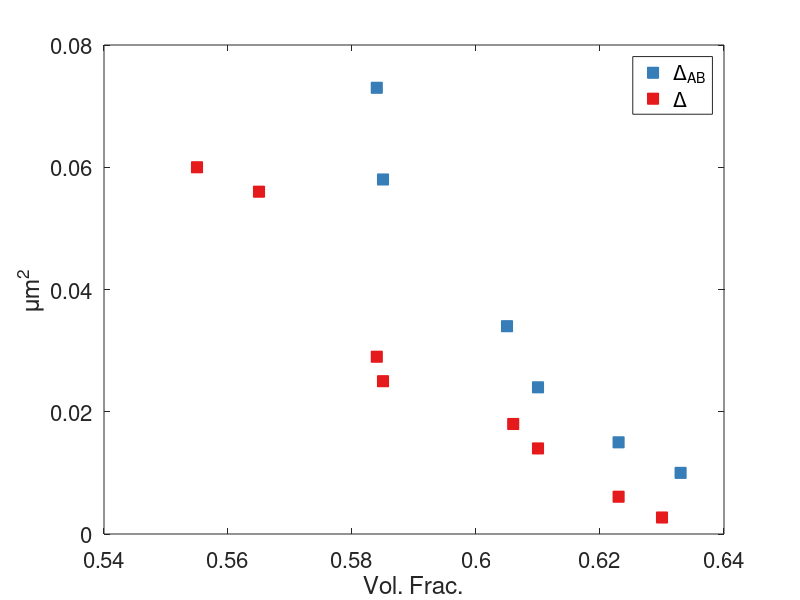

Source code (MATLAB):
% Mean contact number over time

% data_path = 'C:\Eric\Xerox Data\30um gap runs\8-29-17 0.3333Hz\1.0\pauses_disp_vs_cycle.csv';
% data = xlsread(data_path);

% cycles = [0,50,100,150,200,300,400,500];
% contact_num_means = [3.78,3.95,3.9,3.95,4.00,4.13,4.15,4.11];

% % 8-29-17 contact number dist 2.5 um
% bin_edges = [ 0,  1,  2,  3,  4,  5,  6,  7,  8,  9, 10, 11, 12, 13, 14];
% untrained = [ 0.01132713,  0.05071851,  0.12003381,  0.21352494,  0.2591716 ,...
%         0.20371936,  0.10177515,  0.03347422,  0.00540997,  0.00084531,...
%         0.        ,  0.        ,  0.        ];
% trained =[ 0.00826841,  0.03291461,  0.08284306,  0.15280649,  0.21863571,...
%         0.23580855,  0.15900779,  0.07727779,  0.02528224,  0.0060423 ,...
%         0.00111305,  0.        ,  0.        ];

% % 1-6-18 peri contact number dist 2.1 um
% bin_edges = [ 0,  1,  2,  3,  4,  5,  6,  7,  8,  9, 10, 11, 12, 13, 14];
% untrained = [ 0.00263852,  0.10290237,  0.24274406,  0.36939314,  0.16886544,...
%         0.08970976,  0.01055409,  0.01055409,  0.        ,  0.00263852,...
%         0.        ,  0.        ,  0.        ];
% trained =[ 0.00968523,  0.05326877,  0.1937046 ,  0.27845036,  0.2566586 ,...
%         0.13559322,  0.05326877,  0.00968523,  0.00968523,  0.        ,...
%         0.        ,  0.        ,  0.        ];


% m_contacts_mobile = [3.65,3.5,3.68,3.84,3.61,3.47,3.36,4.20];
% m_contacts_immobile = [3.9,3.96,3.99,4.01,4.04,3.99,3.9,4.00];

% % %%% Mean contacts mobile vs immobile peri 2.5um c2c
% m_contacts_mobile = [6.32, 5.73, 5.95, 5.75, 6.15];
% m_contacts_immobile = [6.6, 6.41, 6.42, 6.26, 6.40];

% % %% Mean contacts mobile vs immobile peri 2.1um c2c
% m_contacts_mobile = [3.29, 3.35, 3.37, 3.32, 3.45];
% m_contacts_immobile = [3.8, 3.83, 3.58, 3.62, 3.63];

% %%% Mean contacts mobile vs immobile peri 0.1um surface sep (3-20-19)
% m_contacts_mobile = [2.59 2.65 2.55 2.64 2.64];
% m_contacts_immobile = [3.8 3.22 2.75 2.88 2.75];

% %%% Mean contacts mobile vs immobile peri 0.05um surface sep (4-9-19)
m_contacts_mobile = [1.88 1.98 1.76 2.03 1.82];
m_contacts_immobile = [3.2 2.44 1.98 2.04 2.07];

% %%% Mean contacts mobile vs immobile peri 0.03um surface sep (4-9-19)
% m_contacts_mobile = [1.60 1.53 1.24 1.86 1.64];
% m_contacts_immobile = [3.0 1.97 1.53 1.77 1.73];

%%% Mean contacts mobile vs immobile peri 0.1um surface sep (10-4-18)
% m_contacts_mobile = [2.28, 2.22, 2.21, 2.39, 2.27];
% m_contacts_immobile = [3.4, 2.78, 2.32, 2.44, 2.28];

% % % % Mean contacts mobile vs immobile peri 0.2um surface sep (10-4-18)
% m_contacts_mobile = [3.8, 3.75, 3.28, 3.22, 3.36];
% m_contacts_immobile = [3.06, 3.12, 3.16, 3.11, 2.94];



m_vv_mobile = [14.3, 14.4, 13.9, 13.8, 13.7]/3.31;
m_vv_immobile = [13.7, 13.3, 13.7, 13.1, 13.5]/3.31;
cycles = [0,50,100,150,200];

vv_edges = 1:0.25:7;
pdf_vv_norm_post = [...
    0         0         0    0.0004    0.0017    0.0090    0.0453    0.0893 ...
    0.1393    0.1640    0.1619    0.1239    0.0859    0.0683    0.0466    0.0286 ...
    0.0154    0.0094    0.0060    0.0021    0.0013    0.0013    0.0004         0];

pdf_vv_norm_pre = [...
         0         0         0         0    0.0009    0.0061    0.0179    0.0442...
    0.0936    0.1288    0.1439    0.1345    0.1077    0.0964    0.0752    0.0536...
    0.0400    0.0188    0.0155    0.0099    0.0047    0.0038    0.0028    0.0014];

% % 0.6V full stack contact distribution data
% contacts = [0,1,2,3,4,5,6,7,8,9,10,11];
% pdf_pre = [0.00545564760558,...
% 0.0343503738129,...
% 0.102040816327,...
% 0.210143463326,...
% 0.270559709032,...
% 0.219842392403,...
% 0.11234592847,...
% 0.038189533239,...
% 0.00606183067286,...
% 0.00101030511214,...
% 0.0,...
% 0.0,...
% 0.0];
% pdf_post = [0.00446677833613,...
% 0.0187976921645,...
% 0.0668155592779,...
% 0.148148148148,...
% 0.226502884794,...
% 0.249767355295,...
% 0.172157081705,...
% 0.0804020100503,...
% 0.0256839754327,...
% 0.00614182021217,...
% 0.00111669458403,...
% 0.0,...
% 0.0];
% 

% % 0.6V peri contact distribution
bin_edges = [0,1,2,3,4,5,6,7,8,9,10,11];
%%% 30 nm surface separation
% pdf_pre = [ 0.17  , 0.33  , 0.29 ,  0.135 , 0.07   ,0.   ,  0.  ,   0.  ,   0. ,    0.     ,0.005];
% pdf_post = [ 0.06451613 , 0.21658986 , 0.40552995 , 0.22119816 ,0.05529954,  0.01843318,...
%   0.00460829 , 0.00921659  ,0.00460829  ,0.   ,       0.        ];

%%% 50 nm surface separation
pdf_pre = [ 0.1  ,  0.28 ,  0.35 ,  0.16 ,  0.105,  0.   ,  0.   ,  0.   ,...
        0.   ,  0.   ,  0.005];
pdf_post = [ 0.01382488,  0.13824885 , 0.41474654 , 0.31797235  ,0.06451613 , 0.03225806,...
  0.     ,     0.00460829 , 0.01382488  ,0.    ,      0.   ,     ];
% 
% xi_xx = [.088, .072, .098, .073, .066, .039, .036, -.002];
% xi_yy = [-.018, -.019, -.056, -.042, -.057, -.060, -.046, 0.005];
% xi_zz = [-.070, -.053, -.041, -.029, -.009, .020, .010, -.003];


vf = [.592, .594];
delta_ab = [.0080, .0114];
delta_80s = [.0038, .0033];
delta_50s = [.0031,.0025];

vf_2_25 = [.617];
delta_ab_2_25 = [.013];
delta_50s_2_25 = [.0044];

vf_2_14 = [.624];
delta_ab_2_14 = [.0031]; % don't trust
delta_50s_2_14 = [.0025];


vf_combined = [.592, .594, .617, .618, .624];
delta_ab_combined = [.0096, .0114, .013, .011, .0031];
delta_50s_combined = [.0031, .0025, .0044, .0030, .0025];

vf_combined_tiled = [.586, .601, .604, .607, .607, .626];
delta_ab_combined_tiled = [.078, .0096, .0113, .0114, .011, .0055];
delta_50s_combined_tiled = [.03, .0031, .0044, .0025, .0030, .0025];


% Volume fraction vs time data 
vf_peri = [.41, .55, .57, .6, .63, .64, .64];
time = [0, 27, 41, 68, 103, 169, 278];

vf_jolts = [.59, .59, .58, .58, .59, .58, .62, .61, .61];
time_jolts = [605, 612, 617, 842, 852, 862, 1659, 1668, 1676];

% Vertical line
vert_x = ones(1,100)*400;
vert_y = linspace(.4, .65);
% 
% % Individual data points. Volume fraction then Delta
% delta_ab = [
% %     .601, .0096; % 11-17-20 ts-3-5
% %     .607, .0114; % 11-17-20 ts-17-19
% %     .604, .013; % 2-25-20 ts-post-p5-1
% %     .607, .011; % 11-17-20 ts-42-44
% %     .626, .0055; % 9-23-21 ts-4-6
% %     .586, .090; % 12-7-21 ts-3-4
% %     .604, .045;  % 12-7-21 ts-8-9
% %     .585, .067; % 12-14-21 ts-5-6
% %     .630, .013; % 12-7-21 ts-28-29
%     .601, .0079 % % 12-14-21 ts-33-34 relative positions (DONT TRUST PHI)
%     .603, .0052 % % 12-14-21 ts-43-44 relative positions (DONT TRUST PHI)
% 
%     .585, .044; % 12-14-21 ts-5-6 relative positions
%     .607, .021; % 12-14-21 ts-13-14 relative positions
%     .586, .070; % 12-7-21 ts-3-4 relative positions
%     .607, .038;  % 12-7-21 ts-8-9 relative positions
%     .607, .029; % 12-7-21 ts-9-10 relative positions. Should maybe combine
%     .630, .010; % 12-7-21 ts-28-29 relative positions
%     ];
% %     .585, .038 % 12-14-21 ts-5-6 relative positions no outliers
% 
% delta = [
% %     .601, .0031; % 11-17-20 ts-3-5 
% %     .607, .0025; % 11-17-20 ts-17-19
% %     .604, .0044; % 2-25-20 ts-post-p5-1
% %     .607, .0030;  % 11-17-20 ts-42-44
% %     .626, .0025;  % 9-23-21 ts-4-6
% %     .586, .030;  % 12-7-21 ts-3-4
% %     .604, .019; % 12-7-21 ts-8
% %     .585, .033; % 12-14-21 ts-5-6
% %     .564, .056; % 12-7-21 ts-0
% %     .630, .0021; % 12-7-21 ts-28-29
%     .601, .0082 % % 12-14-21 ts-33-34 relative positions (DONT TRUST PHI)
%     .603, .0037 % % 12-14-21 ts-43-44 relative positions (DONT TRUST PHI)
% 
%     .555, .051; % 12-14-21 ts-0 relative positions
%     .585, .027; % 12-14-21 ts-5 and ts-6 relative positions
%     .607, .014; % 12-14-21 ts-14 relative positions
%     .564, .045; % 12-7-21 ts-0 relative positions
%     .586, .024; % 12-7-21 ts-3 and ts-4 relative positions
%     .606, .016; % 12-7-21 ts-8 and ts-9 relative positions
%     .630, .0023; % 12-7-21 ts-28 and ts-29 relative positions
%     ];

% Individual data points. Volume fraction then Delta
% Volume fraction and delta cutoff set 24px above bottome plate
delta_ab = [
%     .601, .0063 % % 12-14-21 ts-33-34 relative positions (DONT TRUST PHI)
%     .603, .0029 % % 12-14-21 ts-43-44 relative positions (DONT TRUST PHI)

    .584, .073; % 12-14-21 ts-4-5-6 relative positions
    .610, .024; % 12-14-21 ts-13-14 relative positions
    .585, .058; % 12-7-21 ts-3-4 relative positions
    .605, .034;  % 12-7-21 ts-8-9-10 relative positions
    .623, .015; % 12-7-21 ts-18 relative positions
    .633, .01; % 12-7-21 ts-28-29 relative positions
    ];

% delta at 50s
delta = [
%     .601, .0024 % % 12-14-21 ts-33-34 relative positions (DONT TRUST PHI)
%     .603, .0012 % % 12-14-21 ts-43-44 relative positions (DONT TRUST PHI)

    .555, .060; % 12-14-21 ts-0 relative positions
    .584, .029; % 12-14-21 ts-5 and ts-6 relative positions
    .610, .014; % 12-14-21 ts-14 relative positions
    .565, .056; % 12-7-21 ts-0 relative positions
    .585, .025; % 12-7-21 ts-3 and ts-4 relative positions
    .606, .018; % 12-7-21 ts-8 and ts-9 relative positions
    .623, .0061; % 12-7-21 ts-18 relative positions
    .630, .0027; % 12-7-21 ts-28 and ts-29 relative positions
    ];

% delta at 90s
delta_90 = [

    .584, .035; % 12-14-21 ts-6 relative positions
    .610, .018; % 12-14-21 ts-14 relative positions
    .585, .034; % 12-7-21 ts-3 and ts-4 relative positions
    .606, .022; % 12-7-21 ts-8 and ts-9 relative positions
    .623, .0074; % 12-7-21 ts-18 relative positions
    .630, .0027; % 12-7-21 ts-28 and ts-29 relative positions
    ];
    
% Individual data points. Volume fraction then Delta
% Volume fraction for only big particles. Delta cutoff set 2um from
% bottom of image. Vol frac 24px above bottom plate.
delta_ab_big = [
%     .601, .0049 % % 12-14-21 ts-33-34 relative positions (DONT TRUST PHI)
%     .603, .0045 % % 12-14-21 ts-43-44 relative positions (DONT TRUST PHI)

    .584, .051; % 12-14-21 ts-5-6 relative positions
    .610, .018; % 12-14-21 ts-12-13 and ts-13-14 relative positions
    .585, .060; % 12-7-21 ts-3-4 relative positions
    .605, .027;  % 12-7-21 ts-8-9-10 relative positions
    .633, .0078; % 12-7-21 ts-28-29 relative positions
    ];

delta_big = [
%     .601, .002 % % 12-14-21 ts-33-34 relative positions (DONT TRUST PHI)
%     .603, .001 % % 12-14-21 ts-43-44 relative positions (DONT TRUST PHI)

    .555, .039; % 12-14-21 ts-0 relative positions
    .584, .019; % 12-14-21 ts-5 and ts-6 relative positions
    .610, .0093; % 12-14-21 ts-14 relative positions
    .565, .032; % 12-7-21 ts-0 relative positions
    .585, .017; % 12-7-21 ts-3 and ts-4 relative positions
    .606, .012; % 12-7-21 ts-8 and ts-9 relative positions
    .630, .0019; % 12-7-21 ts-28 and ts-29 relative positions
    ];

pressures = [
    .564 8.3
    .585 9.1
    .604 12.7
    .609 12.3
    .630 22
    ];

% lines = zeros(1,2);
% % DELTA_AB
% lines(1)= plot(delta_ab(:,1), delta_ab(:,2), 'o', 'Color', blu, 'MarkerFaceColor', blu, 'MarkerSize', 8, 'Displayname', '\Delta_{AB}');
% % DELTA (MSD)
% lines(2) =plot(delta(:,1), delta(:,2), 'o', 'Color', red, 'MarkerFaceColor', red, 'MarkerSize', 8, 'Displayname', '\Delta');

% %%
% figure;
% hold on
% bar_pre = stairs(contacts, pdf_pre, 'b', 'LineWidth', 2);
% 
% bar_post = stairs(contacts, pdf_post, 'r', 'LineWidth', 2);
% 
% xlim([0 10])
% % ylim([0.13 0.26])

%%

red = [228,26,28]/255;
blu = [55,126,184]/255;
grn = [77,175,74]/255;
pur = [152,78,163]/255;
org = [255,127,0]/255;
brn = [166,86,40]/255;
aqua = [0, 51, 0]/255.;
yel = [255,255,51]/255.;
pnk = [231,41,138]/255.;
lgrn = [102,166,30]/255.;


figure;
% hold on;

% plot(cycles(1:5), m_contacts_immobile(1:5), 'b:o', 'MarkerFaceColor', 'b', 'MarkerSize', 8,'DisplayName', 'Immobile')
% plot(cycles(1:5), m_contacts_mobile(1:5), 'r:o', 'MarkerFaceColor', 'r', 'MarkerSize', 8,'DisplayName', 'Mobile')

% plot(cycles(1:5), m_vv_immobile(1:5), ':o', 'Color', pnk, 'MarkerFaceColor', pnk,...
%     'MarkerSize', 8,'DisplayName', 'Reversible')
% plot(cycles(1:5), m_vv_mobile(1:5), ':o', 'Color', lgrn, 'MarkerFaceColor', lgrn,...
%     'MarkerSize', 8,'DisplayName', 'Irreversible')
% xlabel('Shear cycles','FontSize', 18);
% ylabel('Mean Voronoi volume \langleV\rangle/V_0', 'FontSize', 18);


% plot(vf_combined(1:4), delta_ab_combined(1:4), 'o', 'Color', blu, 'MarkerFaceColor', blu,...
%     'MarkerSize', 8, 'Displayname', '\Delta_{AB}')
% plot(vf_combined, delta_50s_combined, 'o', 'Color', red, 'MarkerFaceColor', red,...
%     'MarkerSize', 8, 'Displayname', '\Delta')

% plot(vf_combined_tiled, delta_ab_combined_tiled, 'o', 'Color', blu, 'MarkerFaceColor', blu,...
%     'MarkerSize', 8, 'Displayname', '\Delta_{AB}')
% plot(vf_combined_tiled, delta_50s_combined_tiled, 'o', 'Color', red, 'MarkerFaceColor', red,...
%     'MarkerSize', 8, 'Displayname', '\Delta')

% % Somewhat weird versoin where i plot each point independently. Using base
% % PERI volume fractions.
% lines = zeros(1,2);
% lines(1)= plot(.592, .0096, 'o', 'Color', blu, 'MarkerFaceColor', blu, 'MarkerSize', 8, 'Displayname', '\Delta_{AB}'); % 11-17-20 ts-3-5
% plot(.594, .0114, 'o', 'Color', blu, 'MarkerFaceColor', blu, 'MarkerSize', 8) % 11-17-20 ts-17-19
% plot(.617, .013, 'o', 'Color', blu, 'MarkerFaceColor', blu, 'MarkerSize', 8) % 2-25-20 ts-post-p5-1
% plot(.618, .011, 'o', 'Color', blu, 'MarkerFaceColor', blu, 'MarkerSize', 8) % 11-17-20 ts-42-44
% plot(.624, .0031, 'o', 'Color', blu, 'MarkerFaceColor', blu, 'MarkerSize', 8) % 2-14-20 ts-post-p5-1-2
% 
% lines(2) =plot(.592, .0031, 'o', 'Color', red, 'MarkerFaceColor', red, 'MarkerSize', 8, 'Displayname', '\Delta'); % 11-17-20 ts-3-5
% plot(.594, .0025, 'o', 'Color', red, 'MarkerFaceColor', red, 'MarkerSize', 8) % 11-17-20 ts-17-19
% plot(.617, .0044, 'o', 'Color', red, 'MarkerFaceColor', red, 'MarkerSize', 8) % 2-25-20 ts-post-p5-1
% plot(.618, .0030, 'o', 'Color', red, 'MarkerFaceColor', red, 'MarkerSize', 8) % 11-17-20 ts-42-44
% plot(.624, .0025, 'o', 'Color', red, 'MarkerFaceColor', red, 'MarkerSize', 8) % 2-14-20 ts-post-p5-1-2

% % Somewhat weird versoin where i plot each point independently
% lines = zeros(1,2); % DELTA_AB
% lines(1)= plot(.601, .0096, 'o', 'Color', blu, 'MarkerFaceColor', blu, 'MarkerSize', 8, 'Displayname', '\Delta_{AB}'); % 11-17-20 ts-3-5
% plot(.607, .0114, 'o', 'Color', blu, 'MarkerFaceColor', blu, 'MarkerSize', 8) % 11-17-20 ts-17-19
% plot(.604, .013, 'o', 'Color', blu, 'MarkerFaceColor', blu, 'MarkerSize', 8) % 2-25-20 ts-post-p5-1
% plot(.607, .011, 'o', 'Color', blu, 'MarkerFaceColor', blu, 'MarkerSize', 8) % 11-17-20 ts-42-44
% % plot(.620, .0031, 'o', 'Color', blu, 'MarkerFaceColor', blu, 'MarkerSize', 8) % 2-14-20 ts-post-p5-1-2. Don't trust this point
% plot(.626, .0055, 'o', 'Color', blu, 'MarkerFaceColor', blu, 'MarkerSize', 8) % 9-23-21 ts-4-6
% plot(.586, .090, 'd', 'Color', blu, 'MarkerFaceColor', blu, 'MarkerSize', 8) % 12-7-21 ts-3-4
% plot(.604, .045, 'd', 'Color', blu, 'MarkerFaceColor', blu, 'MarkerSize', 8) % 12-7-21 ts-8-9
% plot(.585, .067, 'd', 'Color', blu, 'MarkerFaceColor', blu, 'MarkerSize', 8) % 12-14-21 ts-5-6
% plot(.630, .013, 'd', 'Color', blu, 'MarkerFaceColor', blu, 'MarkerSize', 8) % 12-7-21 ts-28-29
% plot(.585, .044, 's', 'Color', blu, 'MarkerFaceColor', blu, 'MarkerSize', 8) % 12-14-21 ts-5-6 relative positions
% % plot(.585, .038, 's', 'Color', blu, 'MarkerFaceColor', blu, 'MarkerSize', 8) % 12-14-21 ts-5-6 relative positions no outliers
% plot(.586, .070, 's', 'Color', blu, 'MarkerFaceColor', blu, 'MarkerSize', 8) % 12-7-21 ts-3-4 relative positions
% 
% % DELTA (MSD)
% lines(2) =plot(.601, .0031, 'o', 'Color', red, 'MarkerFaceColor', red, 'MarkerSize', 8, 'Displayname', '\Delta'); % 11-17-20 ts-3-5
% plot(.607, .0025, 'o', 'Color', red, 'MarkerFaceColor', red, 'MarkerSize', 8) % 11-17-20 ts-17-19
% plot(.604, .0044, 'o', 'Color', red, 'MarkerFaceColor', red, 'MarkerSize', 8) % 2-25-20 ts-post-p5-1
% plot(.607, .0030, 'o', 'Color', red, 'MarkerFaceColor', red, 'MarkerSize', 8) % 11-17-20 ts-42-44
% % plot(.620, .0025, 'o', 'Color', red, 'MarkerFaceColor', red, 'MarkerSize', 8) % 2-14-20 ts-post-p5-1-2 Don't trust this point
% plot(.626, .0025, 'o', 'Color', red, 'MarkerFaceColor', red, 'MarkerSize', 8) % 9-23-21 ts-4-6
% plot(.586, .030, 'd', 'Color', red, 'MarkerFaceColor', red, 'MarkerSize', 8) % 12-7-21 ts-3-4
% plot(.604, .019, 'd', 'Color', red, 'MarkerFaceColor', red, 'MarkerSize', 8) % 12-7-21 ts-8
% plot(.585, .033, 'd', 'Color', red, 'MarkerFaceColor', red, 'MarkerSize', 8) % 12-14-21 ts-5-6
% plot(.564, .056, 'd', 'Color', red, 'MarkerFaceColor', red, 'MarkerSize', 8) % 12-7-21 ts-0
% plot(.630, .0021, 'd', 'Color', red, 'MarkerFaceColor', red, 'MarkerSize', 8) % 12-7-21 ts-28-29
% plot(.585, .027, 's', 'Color', red, 'MarkerFaceColor', red, 'MarkerSize', 8) % 12-14-21 ts-5-6 relative positions
% plot(.586, .024, 's', 'Color', red, 'MarkerFaceColor', red, 'MarkerSize', 8) % 12-7-21 ts-3-4 relative positions
% plot(.564, .044, 's', 'Color', red, 'MarkerFaceColor', red, 'MarkerSize', 8) % 12-7-21 ts-0 relative positions

hold on
lines = zeros(1,2);
% DELTA_AB
% lines(1)= plot(delta_ab(1:5,1), delta_ab(1:5,2), 'o', 'Color', blu, 'MarkerFaceColor', blu, 'MarkerSize', 8, 'Displayname', '\Delta_{AB}');
% lines(1)=plot(delta_ab(6:9,1), delta_ab(6:9,2), 'd', 'Color', blu, 'MarkerFaceColor', blu, 'MarkerSize', 8, 'Displayname', '\Delta_{AB}');
lines(1)=plot(delta_ab(:,1), delta_ab(:,2), 's', 'Color', blu, 'MarkerFaceColor', blu, 'MarkerSize', 8, 'Displayname', '\Delta_{AB}');

% DELTA (MSD)
% lines(2) =plot(delta(1:5,1), delta(1:5,2), 'o', 'Color', red, 'MarkerFaceColor', red, 'MarkerSize', 8, 'Displayname', '\Delta');
% lines(2)= plot(delta(6:10,1), delta(6:10,2), 'd', 'Color', red, 'MarkerFaceColor', red, 'MarkerSize', 8, 'Displayname', '\Delta');
lines(2)=plot(delta(:,1), delta(:,2), 's', 'Color', red, 'MarkerFaceColor', red, 'MarkerSize', 8, 'Displayname', '\Delta');

% lines(3)=plot(delta_big(:,1), delta_big(:,2), 'd', 'Color', red, 'MarkerFaceColor', red, 'MarkerSize', 8, 'Displayname', '\Delta_{big}');
% lines(4)=plot(delta_ab_big(:,1), delta_ab_big(:,2), 'd', 'Color', blu, 'MarkerFaceColor', blu, 'MarkerSize', 8, 'Displayname', '\Delta_{AB}_{big}');

leg = legend(lines, 'Location', 'northeast');

% % Semilog plot of delta data
% % slg = semilogy(delta_ab(:,1), delta_ab(:,2), 's', delta(:,1), delta(:,2), 's');
% slg = semilogy(delta_ab(:,1), delta_ab(:,2), 's', delta_90(:,1), delta_90(:,2), 's');
% % slg = semilogy(delta_ab_big(:,1), delta_ab_big(:,2), 's', delta_big(:,1), delta_big(:,2), 's');
% slg(1).Color = blu;
% slg(1).MarkerFaceColor = blu;
% slg(1).MarkerSize = 8;
% slg(1).DisplayName = '\Delta_{AB}';
% slg(2).Color = red;
% slg(2).MarkerFaceColor = red;
% slg(2).MarkerSize = 8;
% slg(2).DisplayName = '\Delta';
% leg = legend(slg, 'Location', 'southwest');

% hold on
% plot(pressures(:,1), pressures(1:5,2), 'o', 'Color', blu, 'MarkerFaceColor', blu, 'MarkerSize', 8);


% plot(time, vf_peri, 'o', 'Color', blu, 'MarkerFaceColor', blu,...
%     'MarkerSize', 8, 'Displayname', 'Settling')
% plot(vert_x, vert_y, '-', 'Color', grn);
% plot(time_jolts, vf_jolts, 'o', 'Color', red, 'MarkerFaceColor', red,...
%     'MarkerSize', 8, 'Displayname', 'Jolts')

xlabel('Vol. Frac.','FontSize', 18);
ylabel('\mum^2', 'FontSize', 18);
% ylabel('Pressure (mPa)', 'FontSize', 18);

% bar(bin_edges(1:end-1), pdf_pre, 1.0, 'DisplayName', 'Before training', 'FaceAlpha', 0.5, 'FaceColor', org, 'EdgeColor', org)
% bar(bin_edges(1:end-1), pdf_post, 1.0, 'DisplayName', 'After training', 'FaceAlpha', 0.5, 'FaceColor', blu, 'EdgeColor', blu)
% ylabel('Probability','FontSize', 18);
% xlabel('Contact number \it z', 'FontSize', 18);

% bar(vv_edges(1:end-1), pdf_vv_norm_pre, 1.0, 'DisplayName','Before training',...
%     'FaceAlpha', 0.5, 'FaceColor', org, 'EdgeColor', org)
% bar(vv_edges(1:end-1), pdf_vv_norm_post, 1.0, 'DisplayName','After training',...
%     'FaceAlpha', 0.5, 'FaceColor', blu, 'EdgeColor', blu)

% plot(cycles, m_vv_mobile, 'r:o', 'MarkerFaceColor', 'r', 'MarkerSize', 7, 'DisplayName', 'Mobile')
% plot(cycles, m_vv_immobile, 'b:o', 'MarkerFaceColor', 'b', 'MarkerSize', 7, 'DisplayName', 'Immobile')

% plot(vedges(1:end-1), vHpre, 'b:o', 'MarkerFaceColor', 'b', 'MarkerSize', 7, 'DisplayName', 'Before training')
% plot(vedges(1:end-1), vHpost, 'r:o', 'MarkerFaceColor', 'r', 'MarkerSize', 7, 'DisplayName', 'After training')

% bar(vedges(1:end-1)/ 4.19, vHpre, 1.0, 'DisplayName', 'Before training', 'FaceAlpha', 0.5, 'EdgeColor', 'b')
% bar(vedges(1:end-1) / 4.19, vHpost, 1.0, 'DisplayName', 'After training', 'FaceAlpha', 0.5, 'EdgeColor', 'r')

% plot(nnnedges(1:end-1), nnnHpre, 'b:o', 'MarkerFaceColor', 'b', 'MarkerSize', 7, 'DisplayName', 'Before training')
% plot(nnnedges(1:end-1), nnnHpost, 'r:o', 'MarkerFaceColor', 'r', 'MarkerSize', 7, 'DisplayName', 'After training')

% bar(nnnedges(1:end-1), nnnHpre, 1.0, 'DisplayName', 'Before training', 'FaceAlpha', 0.5, 'EdgeColor', 'b')
% bar(nnnedges(1:end-1), nnnHpost, 1.0, 'DisplayName', 'After training', 'FaceAlpha', 0.5, 'EdgeColor', 'r')

% plot(cycles(1:end-1), xi_xx(1:end-1), 'b:o', 'MarkerFaceColor', 'b', 'MarkerSize', 7, 'DisplayName', 'xx')
% plot(cycles(1:end-1), xi_yy(1:end-1), 'r:o', 'MarkerFaceColor', 'r', 'MarkerSize', 7, 'DisplayName', 'yy')
% plot(cycles(1:end-1), xi_zz(1:end-1), 'g:o', 'MarkerFaceColor', 'g', 'MarkerSize', 7, 'DisplayName', 'zz')

% title('Voronoi volume distribution','FontSize', 20);
% ylabel('Mean contact number \langlez\rangle','FontSize', 18);
% xlabel('Shear cycles', 'FontSize', 18);


% ylabel('Mean contact number \langlez\rangle','FontSize', 18);
% xlabel('Shear cycles', 'FontSize', 18);

% ylabel('Probability','FontSize', 18);
% xlabel('Voronoi volume (V/V_0)', 'FontSize', 18);


% xlim([1 7])
% ylim([3.1 3.5])
% leg = legend('Location', 'northeast');

% set(leg, 'FontSize', 14)


xt = get(gca,'XTick');
set(gca, 'FontSize', 16);

box on

hold off

% %%
% % histogram of contacts mobile and immobile
% bin_edges = 0.0:0.02:0.48;
% h_mobile = [0,  0,  0, 41, 27, 22, 15,  6,  3,  2,  2,  0,  0,  0,  1,  0,  0,...
%         0,  0,  0,  0,  0,  0,  0,  0];
% 
% h_immobile = [7, 33, 43,  0,  0,  0,  0,  0,  0,  0,  0,  0,  0,  0,  0,  0,  0,...
%         0,  0,  0,  0,  0,  0,  0,  0];
%         
% tot = sum(h_immobile) + sum(h_mobile);
% figure;
% hold on
% mobile = bar(bin_edges, h_mobile/tot, 1.0, 'b', 'EdgeColor', 'b');
% immobile = bar(bin_edges, h_immobile/tot, 1.0, 'b', 'EdgeColor', 'b');
% % mobile = bar(bin_edges, h_mobile/tot, 1.0, 'r', 'EdgeColor', 'r', 'DisplayName', 'Mobile');
% % immobile = bar(bin_edges, h_immobile/tot, 1.0, 'b', 'EdgeColor', 'b', 'DisplayName', 'Immobile');
% xlim([0 0.5])
% 
% 
% title('Displacement distribution','FontSize', 20);
% xlabel('Displacement (\mum)','FontSize', 18);
% ylabel('Probability','FontSize', 18);
% 
% 
% % leg = legend('Location', 'northeast');
% set(leg, 'FontSize', 16)
% 
% xt = get(gca,'XTick');
% set(gca, 'FontSize', 16);
% 
% hold off
